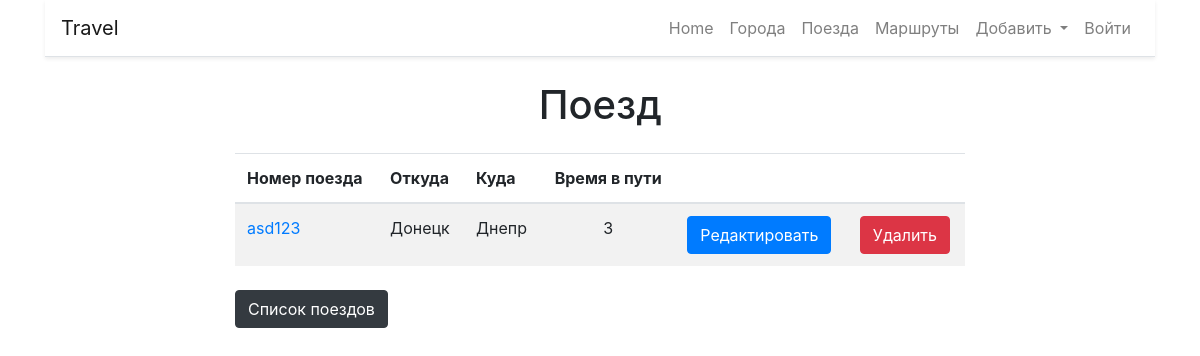
/trains/4/, run on the app's committed database.
### trains/models.py (models this page shows, shortened)
class Train(models.Model):
    name = models.CharField(max_length=100, unique=True, verbose_name='Поезд')
    from_city = models.ForeignKey(City, on_delete=models.CASCADE, verbose_name='Откуда', related_name='from_city')
    to_city = models.ForeignKey(City, on_delete=models.CASCADE, verbose_name='Куда', related_name='to_city')
    travel_time = models.IntegerField(verbose_name='Время в пути', )
    class Meta:
        verbose_name = 'Поезд'
        verbose_name_plural = 'Поезда'
        ordering = ['name']

### cities/models.py (models this page shows)
class City(models.Model):
    name = models.CharField(max_length=100, unique=True, verbose_name='Город')
    def __str__(self):
        return self.name
    class Meta:
        verbose_name = 'Город'
        verbose_name_plural = 'Города'
        ordering = ['name']

### trains/views.py (the view)
# urls.py: path('<int:pk>/', TrainDetailView.as_view(), name='current_train'),
class TrainDetailView(DetailView):
    queryset = Train.objects.all()
    template_name = 'trains/current_train.html'

### trains/templates/trains/current_train.html (shortened to what this page needs)
{% extends 'Base.html' %}
{% block content %}
<h1 class="display-10 text-center my-4">Поезд</h1>
<div class="row">
    <div class="col-md-8 mx-auto">
        <table class="table table-striped">
                    <thead>
                    <tr>
                        <th scope="col">Номер поезда</th>
                        <th scope="col">Откуда</th>
                        <th scope="col">Куда</th>
                        <th class="text-center" scope="col">Время в пути</th>
                        <th scope="col">&nbsp;</th>
                        <th scope="col">&nbsp;</th>
                    </tr>
                    </thead>
        <tbody>
        <tr>
            <td><a href="{% url 'train:current_train' train.pk %}">{{ train.name }}</a></td>
            <td>{{ train.from_city }}</td>
            <td>{{ train.to_city }}</td>
            <td class="text-center">{{ train.travel_time }}</td>
            <td><a href="{% url 'train:update' train.pk %}">
                <button type="button" class="btn btn-primary">Редактировать</button>
            </a></td>
            <td><a href="{% url 'train:delete' train.pk %}">
                <button type="button" class="btn btn-danger">Удалить</button>
            </a></td>
        </tr>
        </tbody>
    </table>
        <a href="{% url 'train:home' %}" class="text-light">
    <button type="button" class="btn btn-dark my-2">
        Список поездов
    </button>
</a>
    </div>
</div>
{% endblock %}

### data on the page
Train: name "asd123", from_city "Донецк", to_city "Днепр", travel_time "3"
